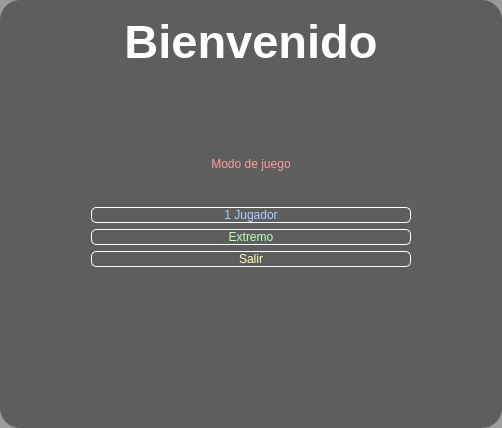
              <widget class="QWidget" name="seleccion">
               <property name="styleSheet">
                <string notr="true">QWidget {
	background-color: rgba(0, 0, 0, 100); 
	border-radius:20px;
}

QPushButton {
	font: 87 20pt &quot;Txt&quot;;
	background-color: #000000ff;
	border-radius: 5px;
	border: 1px solid white;
}

QPushButton:hover {
	background-color: black;
}</string>
               </property>
               <layout class="QVBoxLayout" name="verticalLayout_8">
                <item>
                 <widget class="QLabel" name="label_17">
                  <property name="minimumSize">
                   <size>
                    <width>480</width>
                    <height>60</height>
                   </size>
                  </property>
                  <property name="maximumSize">
                   <size>
                    <width>16777215</width>
                    <height>480</height>
                   </size>
                  </property>
                  <property name="font">
                   <font>
                    <family>MS Sans Serif</family>
                    <pointsize>35</pointsize>
                    <italic>false</italic>
                    <bold>true</bold>
                   </font>
                  </property>
                  <property name="layoutDirection">
                   <enum>Qt::RightToLeft</enum>
                  </property>
                  <property name="styleSheet">
                   <string notr="true">font: 700 35pt &quot;MS Sans Serif&quot;;
color: rgb(255, 255, 255);
background-color: #000000ff;
</string>
                  </property>
                  <property name="text">
                   <string>Bienvenido</string>
                  </property>
                  <property name="alignment">
                   <set>Qt::AlignCenter</set>
                  </property>
                 </widget>
                </item>
                <item>
                 <spacer name="verticalSpacer">
                  <property name="orientation">
                   <enum>Qt::Vertical</enum>
                  </property>
                  <property name="sizeType">
                   <enum>QSizePolicy::Fixed</enum>
                  </property>
                  <property name="sizeHint" stdset="0">
                   <size>
                    <width>20</width>
                    <height>80</height>
                   </size>
                  </property>
                 </spacer>
                </item>
                <item>
                 <widget class="QLabel" name="label_16">
                  <property name="styleSheet">
                   <string notr="true">font: 87 20pt &quot;Txt&quot;;
color: rgb(255, 156, 156);
background-color: #000000ff;

	</string>
                  </property>
                  <property name="text">
                   <string>Modo de juego</string>
                  </property>
                  <property name="alignment">
                   <set>Qt::AlignCenter</set>
                  </property>
                 </widget>
                </item>
                <item>
                 <spacer name="verticalSpacer_2">
                  <property name="orientation">
                   <enum>Qt::Vertical</enum>
                  </property>
                  <property name="sizeType">
                   <enum>QSizePolicy::Fixed</enum>
                  </property>
                  <property name="sizeHint" stdset="0">
                   <size>
                    <width>20</width>
                    <height>30</height>
                   </size>
                  </property>
                 </spacer>
                </item>
                <item>
                 <layout class="QHBoxLayout" name="horizontalLayout_9">
                  <item>
                   <spacer name="horizontalSpacer_16">
                    <property name="orientation">
                     <enum>Qt::Horizontal</enum>
                    </property>
                    <property name="sizeHint" stdset="0">
                     <size>
                      <width>40</width>
                      <height>20</height>
                     </size>
                    </property>
                   </spacer>
                  </item>
                  <item>
                   <layout class="QVBoxLayout" name="verticalLayout_4">
                    <item>
                     <widget class="QPushButton" name="jugadores1">
                      <property name="minimumSize">
                       <size>
                        <width>320</width>
                        <height>0</height>
                       </size>
                      </property>
                      <property name="maximumSize">
                       <size>
                        <width>320</width>
                        <height>16777215</height>
                       </size>
                      </property>
                      <property name="styleSheet">
                       <string notr="true">color: rgb(165, 210, 255);</string>
                      </property>
                      <property name="text">
                       <string>1 Jugador</string>
                      </property>
                     </widget>
                    </item>
                    <item>
                     <widget class="QPushButton" name="extremo">
                      <property name="minimumSize">
                       <size>
                        <width>320</width>
                        <height>0</height>
                       </size>
                      </property>
                      <property name="maximumSize">
                       <size>
                        <width>320</width>
                        <height>16777215</height>
                       </size>
                      </property>
                      <property name="styleSheet">
                       <string notr="true">color: rgb(188, 255, 187);</string>
                      </property>
                      <property name="text">
                       <string>Extremo</string>
                      </property>
                     </widget>
                    </item>
                    <item>
                     <widget class="QPushButton" name="exit">
                      <property name="minimumSize">
                       <size>
                        <width>320</width>
                        <height>0</height>
                       </size>
                      </property>
                      <property name="maximumSize">
                       <size>
                        <width>320</width>
                        <height>16777215</height>
                       </size>
                      </property>
                      <property name="styleSheet">
                       <string notr="true">color: rgb(255, 255, 175)</string>
                      </property>
                      <property name="text">
                       <string>Salir</string>
                      </property>
                     </widget>
                    </item>
                   </layout>
                  </item>
                  <item>
                   <spacer name="horizontalSpacer_17">
                    <property name="orientation">
                     <enum>Qt::Horizontal</enum>
                    </property>
                    <property name="sizeHint" stdset="0">
                     <size>
                      <width>40</width>
                      <height>20</height>
                     </size>
                    </property>
                   </spacer>
                  </item>
                 </layout>
                </item>
                <item>
                 <spacer name="verticalSpacer_3">
                  <property name="orientation">
                   <enum>Qt::Vertical</enum>
                  </property>
                  <property name="sizeHint" stdset="0">
                   <size>
                    <width>20</width>
                    <height>150</height>
                   </size>
                  </property>
                 </spacer>
                </item>
               </layout>
              </widget>
